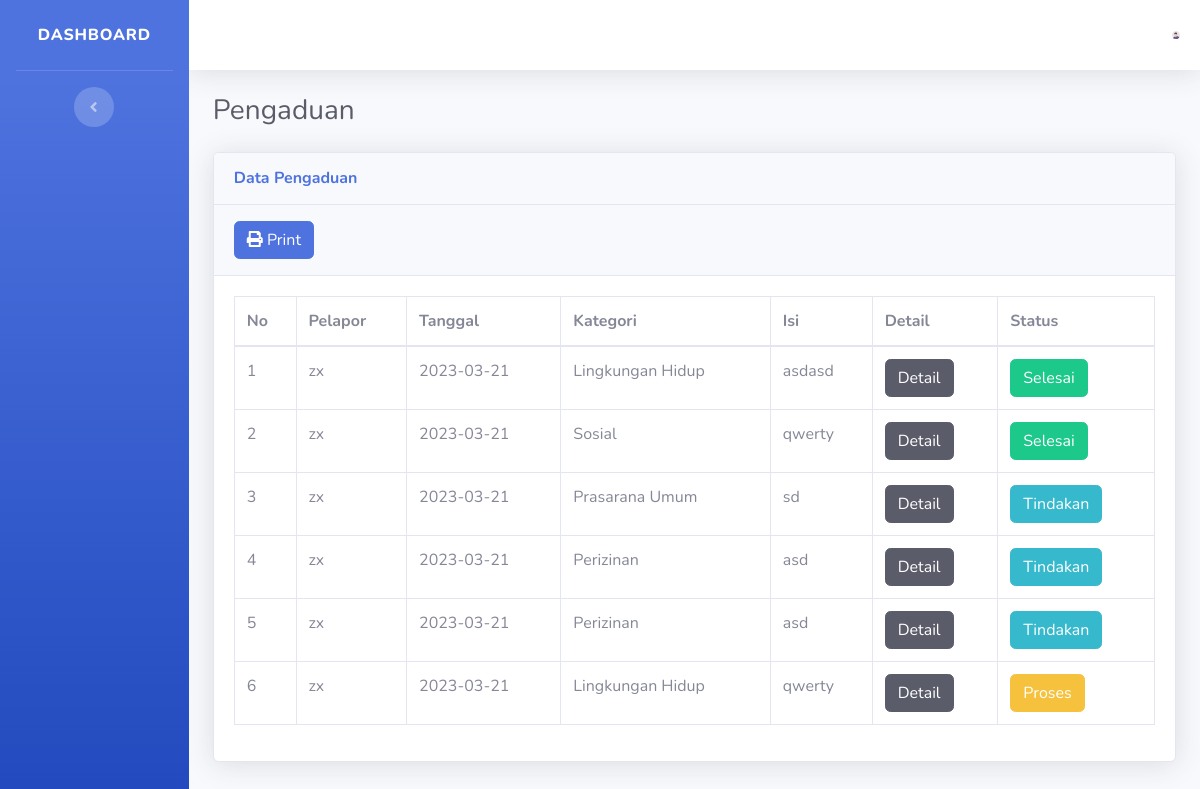
Screenshot of /index.php/c_ridho_admin/pengaduan with the database file from the repository.
### tables this page shows
CREATE TABLE `pengaduan` (
  `id_pengaduan` int(11) NOT NULL,
  `tgl_pengaduan` date NOT NULL,
  `nik` char(16) NOT NULL,
  `isi_laporan` text NOT NULL,
  `foto` varchar(255) NOT NULL,
  `status` enum('segera','proses','selesai') NOT NULL,
  `id_kategori` int(11) NOT NULL,
  `id_subkategori` int(11) NOT NULL
);

CREATE TABLE `masyarakat` (
  `id` int(11) NOT NULL,
  `nik` char(16) NOT NULL,
  `name` varchar(35) NOT NULL,
  `username` varchar(25) NOT NULL,
  `password` varchar(128) NOT NULL,
  `telp` varchar(13) NOT NULL
);

CREATE TABLE `kategori` (
  `id` int(11) NOT NULL,
  `kategori` varchar(128) NOT NULL
);

### application/controllers/C_ridho_admin.php (called while the page is built, shortened)
<?php
class C_ridho_admin extends CI_Controller
{
  public function pengaduan()
  {
    $data['user'] = $this->db->get_where('petugas', ['username' => $this->session->userdata('username')])->row_array();
    $this->load->model('m_pengaduan');
    $data['pengaduann'] = $this->m_pengaduan->pengaduan()->result_array();
    $this->load->model('M_admin');
    $data['pengaduan'] = $this->M_admin->pengaduan()->result_array();
    $this->load->view('template/temp_admin/v_admin_header');
    $this->load->view('template/temp_admin/v_admin_sidebar', $data);
    $this->load->view('template/temp_admin/v_admin_topbar');
    $this->load->view('admin/v_pengaduan', $data);
    $this->load->view('template/temp_admin/v_admin_footer');
  }
}

### index.php (called while the page is built, shortened)
<?php
require_once BASEPATH.'core/CodeIgniter.php';

### application/models/m_pengaduan.php (called while the page is built, shortened)
<?php
class m_pengaduan extends CI_Model {
    public function pengaduan()
    {
        $this->db->select('*');
		$this->db->from('pengaduan');
		$this->db->join('kategori','kategori.id=pengaduan.id_kategori');
        $this->db->join('masyarakat','masyarakat.nik=pengaduan.nik');
		return $this->db->get();
    }
}

### application/views/admin/v_pengaduan.php (the view, shortened to what this page needs)
<div class="container-fluid">
    <div class="d-sm-flex align-items-center justify-content-between mb-4">
        <h1 class="h3 mb-0 text-gray-800">Pengaduan </h1>
    </div>
    <div class="card shadow mb-4">
        <div class="card-header py-3">
            <div class="d-flex align-text-center">
                <h6 class="m-0 font-weight-bold text-primary">Data Pengaduan</h6>
            </div>
        </div>
        <div class="card-header py-3">
            <a href="<?= base_url('C_ridho_admin/laporan_pdf') ?>" type="submit" class="btn btn-primary"><i class="fa fa-print"></i> Print</a>
        </div>
        <div class="card-body">
            <div class="table-responsive">
                <table class="table table-bordered" id="dataTable" width="100%" cellspacing="0">
                    <thead>
                        <tr>
                            <th>No</th>
                            <th>Pelapor</th>
                            <th>Tanggal</th>
                            <th>Kategori</th>
                            <th>Isi</th>
                            <th>Detail</th>
                            <th>Status</th>
                        </tr>
                    </thead>
                    <tbody>
                        <?php $no = 1;
                        foreach ($pengaduann as $p) : ?>
                            <tr>
                                <td><?= $no++ ?></td>
                                <td><?= $p['name'] ?></td>
                                <td><?= $p['tgl_pengaduan'] ?></td>
                                <td><?= $p['kategori'] ?></td>
                                <td><?= $p['isi_laporan'] ?></td>
                                <td>
                                    <button type="button" class="btn btn-dark" data-toggle="modal" data-target="#detail<?= $p['id_pengaduan'] ?>">
                                        Detail
                                    </button>
                                </td>
                                <td>
                                    <?php if ($p['status'] == 'segera') : ?>
                                        <button type="button" class="btn btn-info" data-toggle="modal" data-target="#ngadu<?= $p['id_pengaduan'] ?>">
                                            Tindakan
                                        </button>
                                    <?php endif ?>
                                    <?php if ($p['status'] == "proses") : ?>
                                        <a type="button" class="btn btn-warning" href="<?= base_url('C_ridho_admin/statusproses/') . $p['id_pengaduan'] ?>">
                                            Proses
                                        </a>
                                    <?php endif ?>
                                    <?php if ($p['status'] == "selesai") : ?>
                                        <button type="button" class="btn btn-success" data-toggle="modal" data-target="">
                                            Selesai
                                        </button>
                                    <?php endif ?>
                                </td>
                            </tr>
                        <?php
                        endforeach; ?>
                    </tbody>
                </table>
            </div>
        </div>
    </div>
</div>
</div>

### rows the page displays
pengaduan: masyarakat.name "zx", tgl_pengaduan "2023-03-21", id_kategori.kategori "Lingkungan Hidup", isi_laporan "asdasd", status "Selesai"
pengaduan: masyarakat.name "zx", tgl_pengaduan "2023-03-21", id_kategori.kategori "Sosial", isi_laporan "qwerty", status "Selesai"
pengaduan: masyarakat.name "zx", tgl_pengaduan "2023-03-21", id_kategori.kategori "Prasarana Umum", isi_laporan "sd"
pengaduan: masyarakat.name "zx", tgl_pengaduan "2023-03-21", id_kategori.kategori "Perizinan", isi_laporan "asd"
pengaduan: masyarakat.name "zx", tgl_pengaduan "2023-03-21", id_kategori.kategori "Perizinan", isi_laporan "asd"
pengaduan: masyarakat.name "zx", tgl_pengaduan "2023-03-21", id_kategori.kategori "Lingkungan Hidup", isi_laporan "qwerty"
